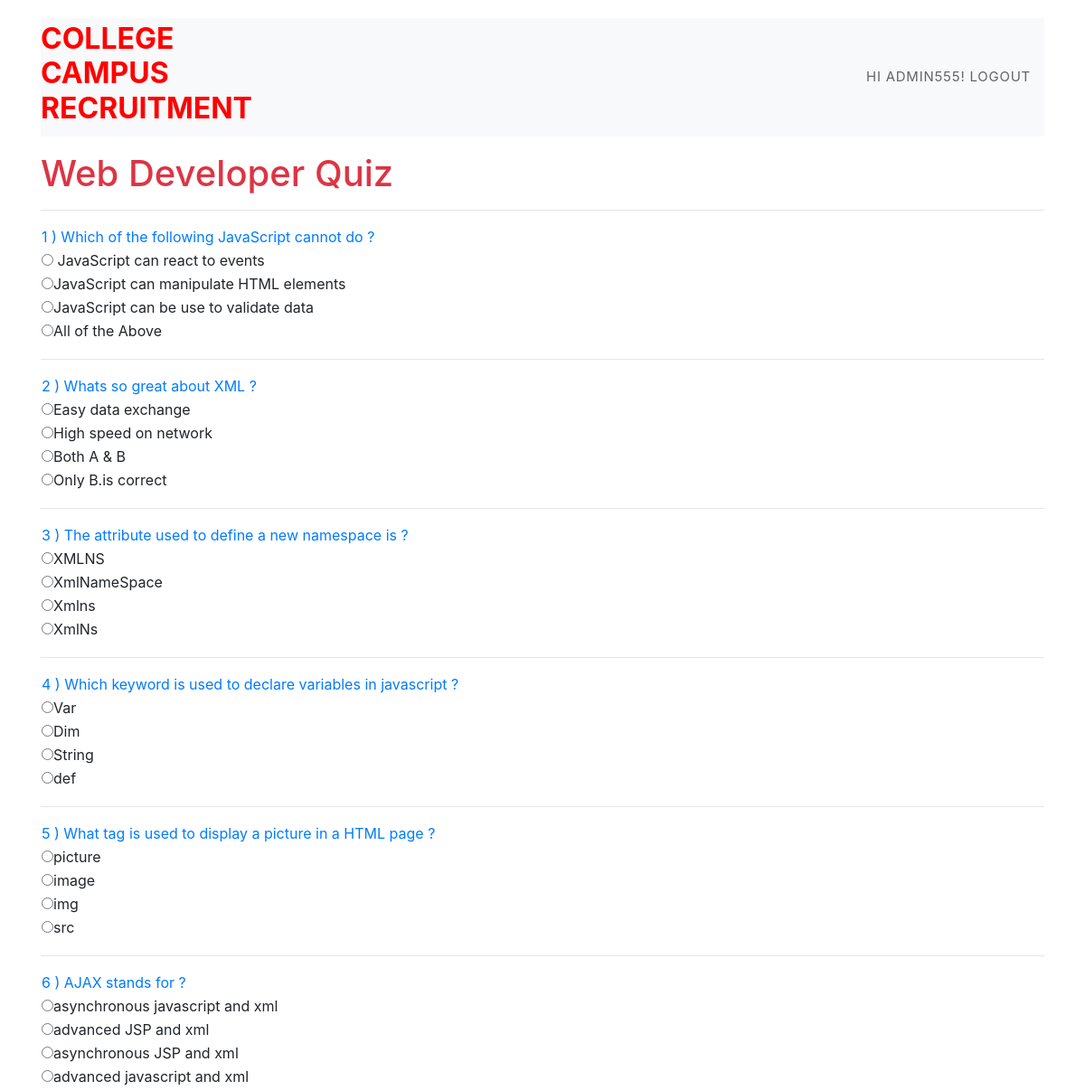
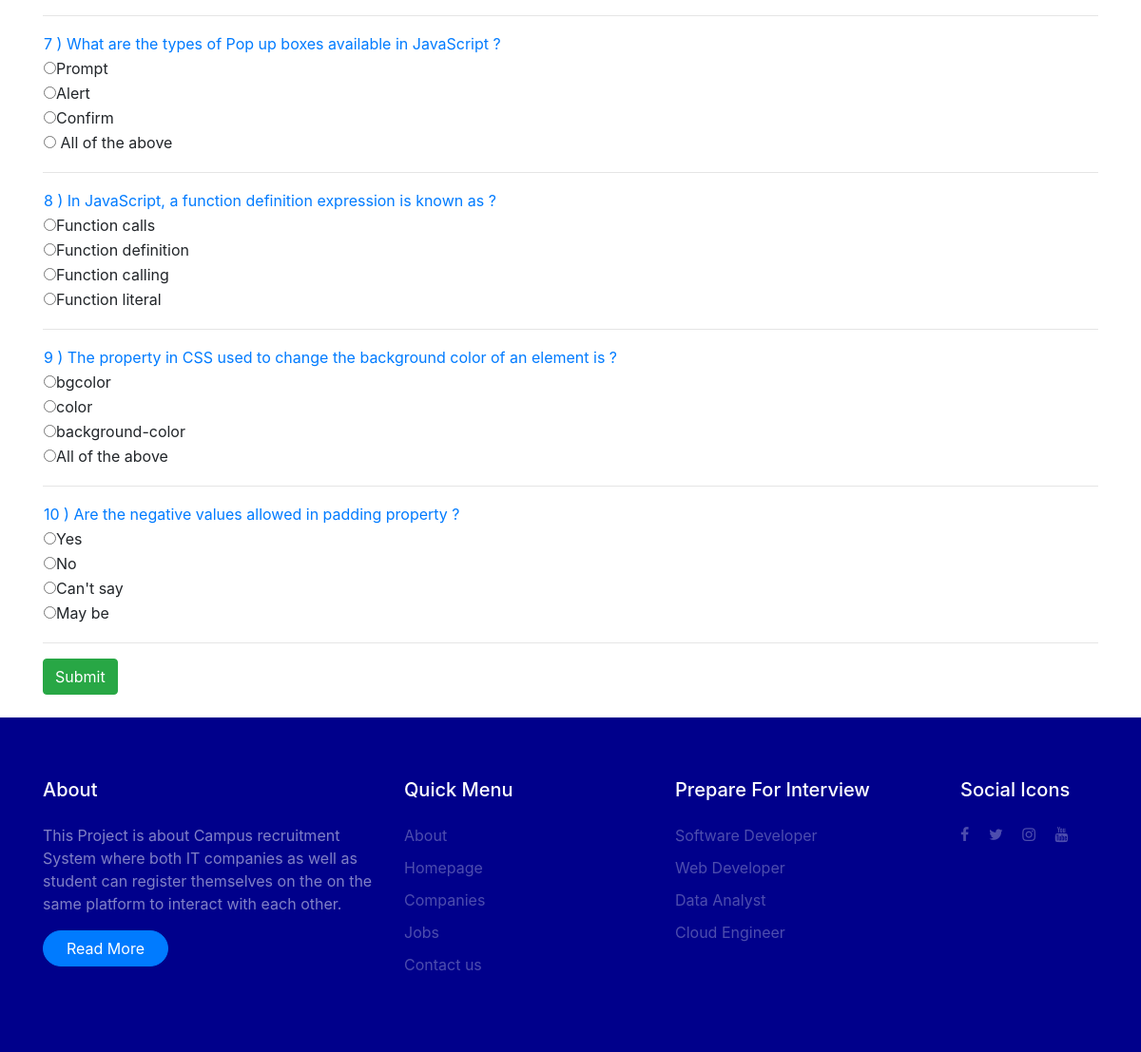
/quiz1/ (signed in), run on the app's committed database (2 pictures, top to bottom).
### campus/models.py (models this page shows)
class Exam_1(models.Model):
    Question1 = models.CharField(max_length=100)
    Option11 = models.CharField(max_length=100)
    Option22 = models.CharField(max_length=100)
    Option33 = models.CharField(max_length=100)
    Option44 = models.CharField(max_length=100)
    Corrans1 = models.CharField(max_length=100)

### campus/views.py (the view)
# urls.py: path('quiz1/', views.quiz_1, name='quiz_1'),
def quiz_1(request):
    exam = Exam_1.objects.all()
    return render(request, 'campus/webdevMCQ.html', {'exam': exam})

### campus/templates/campus/webdevMCQ.html (shortened to what this page needs)
<!Doctype html>
{% extends "campus/base.html" %}
{%block body_block%}
 <html>
<head>
    <link rel="stylesheet" href="https://maxcdn.bootstrapcdn.com/bootstrap/4.5.0/css/bootstrap.min.css">
</head>
<body>
<div class="container">
    <br><br><br>
    <h1 class= text-danger mt-3>Web Developer Quiz</h1>
    <hr>
    <div>
        {% for i in  exam %}
        <table>
            <tr>
                <td class="text-primary">{{i.id}} ) {{i.Question1}} ?</td>
            </tr>
            <tr>
                <td><input type = "radio" class="rb" name = {{i.id}} id="Option11" value="{{i.Option11}}">{{i.Option11}}</td>
            </tr>
            <tr>
                <td><input type = "radio" class="rb" name = {{i.id}} id="Option22" value="{{i.Option22}}">{{i.Option22}}</td>
            </tr>
            <tr>
                <td><input type = "radio" class="rb" name = {{i.id}} id="Option33" value="{{i.Option33}}">{{i.Option33}}</td>
            </tr>
            <tr>
                <td><input type = "radio" class="rb" name = {{i.id}} id="Option44" value="{{i.Option44}}">{{i.Option44}}</td>
            </tr>
            <tr>
                <td><label id="corans" class= "rb" style="display:none ; color : green"><b>{{i.Corrans1}}</b></label></td>
            </tr>
        </table>
<hr>
        {% endfor %}
        <input type="submit" class="btn btn-success" value="Submit" id="b1" onclick="getanswers()">
        <br><br>
        </div>
</div>
</body>
</html>
{% endblock %}

### campus/templates/campus/base.html (shortened to what this page needs)
<!DOCTYPE html>
{% load static %}
<html lang="en">
  <head>
    <link rel="stylesheet" href="{% static 'campus/fonts/icomoon/style.css' %}">
    <link rel="stylesheet" href="{% static 'campus/css/bootstrap.min.css' %}">
    <link rel="stylesheet" href="{% static 'campus/css/magnific-popup.css' %}">
    <link rel="stylesheet" href="{% static 'campus/css/jquery-ui.css' %}">
    <link rel="stylesheet" href="{% static 'campus/css/owl.carousel.min.css' %}">
    <link rel="stylesheet" href="{% static 'campus/css/owl.theme.default.min.css' %}">
    <link rel="stylesheet" href="{% static 'campus/css/animate.css' %}">
    <link rel="stylesheet" href="https://cdn.jsdelivr.net/npm/mediaelement@4.2.7/build/mediaelementplayer.min.css" >
    <link rel="stylesheet" href="{% static "campus/fonts/flaticon/font/flaticon.css" %} >
    <link rel="stylesheet" href="{% static "campus/css/aos.css" %}">
    <link rel="stylesheet" href="{% static "campus/css/style.css" %}">
  </head>
  <body>
  <div class="site-wrap">
    <div class="site-navbar-wrap js-site-navbar bg-white">
      <div class="container">
        <div class="site-navbar bg-light">
          <div class="py-1">
            <div class="row align-items-center">
              <div class="col-2">
                <h2 class="brand"><a href="http://127.0.0.1:8000"><strong style="color: red">COLLEGE CAMPUS RECRUITMENT</strong> </a></h2>
              </div>
              <div class="col-10">
                <nav class="site-navigation text-right" role="navigation">
                  <div class="container">
                    <ul class="site-menu js-clone-nav d-none d-lg-block">
                      <li><a href="#">{% if user.is_authenticated %}
                        <a href="http://127.0.0.1:8000/logout/"> Hi {{ user.username }}! logout</a>
                        {% endif %}</a></li>
                    </ul>
                  </div>
                </nav>
              </div>
            </div>
          </div>
        </div>
      </div>
    </div>
    <br></br><br></br>
    {%block body_block%}
    {% endblock %}
    <footer class="site-footer" style="background-color: darkblue;">
      <div class="container">
        <div class="row">
          <div class="col-md-4">
            <h3 class="footer-heading mb-4 text-white">About</h3>
            <p>This Project is about Campus recruitment System where both IT companies as well as student can register themselves on the on the same platform to interact with each other.</p>
            <p><a href="#" class="btn btn-primary pill text-white px-4">Read More</a></p>
          </div>
          <div class="col-md-6">
            <div class="row">
              <div class="col-md-6">
                <h3 class="footer-heading mb-4 text-white">Quick Menu</h3>
                  <ul class="list-unstyled">
                    <li><a href="#">About</a></li>
                    <li><a href="http://127.0.0.1:8000/">Homepage</a></li>
                    <li><a href="#">Companies</a></li>
                    <li><a href="#">Jobs</a></li>
                    <li><a href="#">Contact us</a></li>
                  </ul>
              </div>
              <div class="col-md-6">
                <h3 class="footer-heading mb-4 text-white">Prepare For Interview</h3>
                  <ul class="list-unstyled">
                    <li><a href="http://127.0.0.1:8000/quiz">Software Developer</a></li>
                    <li><a href="http://127.0.0.1:8000/quiz1">Web Developer</a></li>
                    <li><a href="http://127.0.0.1:8000/quiz2">Data Analyst</a></li>
                    <li><a href="http://127.0.0.1:8000/quiz3">Cloud Engineer</a></li>
                  </ul>
              </div>
            </div>
          </div>
          <div class="col-md-2">
            <div class="col-md-12"><h3 class="footer-heading mb-4 text-white">Social Icons</h3></div>
              <div class="col-md-12">
                <p>
                  <a href="https://www.facebook.com/" class="pb-2 pr-2 pl-0"><span class="icon-facebook"></span></a>
                  <a href="https://twitter.com/home" class="p-2"><span class="icon-twitter"></span></a>
                  <a href="https://www.instagram.com/bhaveshfrvr/" class="p-2"><span class="icon-instagram"></span></a>
                  <a href="https://www.youtube.com/" class="p-2"><span class="icon-youtube"></span></a>
                </p>
              </div>
          </div>
        </div>
      </div>
    </footer>
  </body>
</html>

### campus/static/campus/css/style.css (style rules this page uses)
body { line-height: 1.7; color: rgba(0, 0, 0, 0.5); font-weight: 400; font-size: 1rem; font-family: "Roboto Mono", SFMono-Regular, Menlo, Monaco, Consolas, "Liberation Mono", "Courier New", monospace; font-family: "Work Sans", -apple-system, BlinkMacSystemFont, "Segoe UI", Roboto, "Helvetica Neue", Arial, sans-serif, "Apple Color Emoji", "Segoe UI Emoji", "Segoe UI Symbol", "Noto Color Emoji"; }
h1, h2, h3, h4, h5, .h1, .h2, .h3, .h4, .h5 { color: #000; }
a { -webkit-transition: .3s all ease; -o-transition: .3s all ease; transition: .3s all ease; }
.site-wrap:before { -webkit-transition: .3s all ease-in-out; -o-transition: .3s all ease-in-out; transition: .3s all ease-in-out; background: rgba(0, 0, 0, 0.6); content: ""; position: absolute; z-index: 2000; top: 0; left: 0; right: 0; bottom: 0; opacity: 0; visibility: hidden; }
.btn { position: relative; top: 0; }
.btn.pill { border-radius: 30px !important; }
.site-footer { padding: 4em 0; background: #0d0d0d; color: rgba(255, 255, 255, 0.5); }
.site-footer .footer-heading { font-size: 20px; }
.site-footer a { color: rgba(255, 255, 255, 0.3); }
.site-footer ul li { margin-bottom: 10px; }
.site-navbar-wrap { background: #fff !important; position: fixed; z-index: 99; width: 100%; padding: 20px 0; margin-bottom: 113px; left: 0; -webkit-transition: .3s all ease; -o-transition: .3s all ease; transition: .3s all ease; }
.site-navbar-top, .site-navbar { border-bottom: 1px solid rgba(0, 0, 0, 0.1); }
.site-navbar { margin-bottom: 0px; width: 100%; border-bottom: none; background: #fff !important; }
.site-navbar .site-navigation .site-menu { margin-bottom: 0; }
.site-navbar .site-navigation .site-menu a { text-decoration: none !important; font-size: 15px; display: inline-block; }
.site-navbar .site-navigation .site-menu > li { display: inline-block; padding: 10px 5px; }
.site-navbar .site-navigation .site-menu > li > a { padding: 10px 10px; text-transform: uppercase; letter-spacing: .05em; color: rgba(0, 0, 0, 0.6); font-size: 15px; text-decoration: none !important; }
.site-navbar .site-navigation .site-menu > li:last-child { padding-right: 0; }
.site-navbar .site-navigation .site-menu > li:last-child > a { padding-right: 0; }

### data on the page
Exam_1: id "1", Question1 "Which of the following JavaScript cannot do", Option11 "JavaScript can react to events", Option22 "JavaScript can manipulate HTML elements", Option33 "JavaScript can be use to validate data", Option44 "All of the Above"
Exam_1: id "2", Question1 "Whats so great about XML", Option11 "Easy data exchange", Option22 "High speed on network", Option33 "Both A & B", Option44 "Only B.is correct"
Exam_1: id "3", Question1 "The attribute used to define a new namespace is", Option11 "XMLNS", Option22 "XmlNameSpace", Option33 "Xmlns", Option44 "XmlNs"
Exam_1: id "4", Question1 "Which keyword is used to declare variables in javascript", Option11 "Var", Option22 "Dim", Option33 "String", Option44 "def"
Exam_1: id "5", Question1 "What tag is used to display a picture in a HTML page", Option11 "picture", Option22 "image", Option33 "img", Option44 "src"
Exam_1: id "6", Question1 "AJAX stands for", Option11 "asynchronous javascript and xml", Option22 "advanced JSP and xml", Option33 "asynchronous JSP and xml", Option44 "advanced javascript and xml"
Exam_1: id "7", Question1 "What are the types of Pop up boxes available in JavaScript", Option11 "Prompt", Option22 "Alert", Option33 "Confirm", Option44 "All of the above"
Exam_1: id "8", Question1 "In JavaScript, a function definition expression is known as", Option11 "Function calls", Option22 "Function definition", Option33 "Function calling", Option44 "Function literal"
Exam_1: id "9", Question1 "The property in CSS used to change the background color of an element is", Option11 "bgcolor", Option22 "color", Option33 "background-color", Option44 "All of the above"
Exam_1: id "10", Question1 "Are the negative values allowed in padding property", Option11 "Yes", Option22 "No", Option33 "Can't say", Option44 "May be"

### other printed values
{{ user.username }} "ADMIN555"
